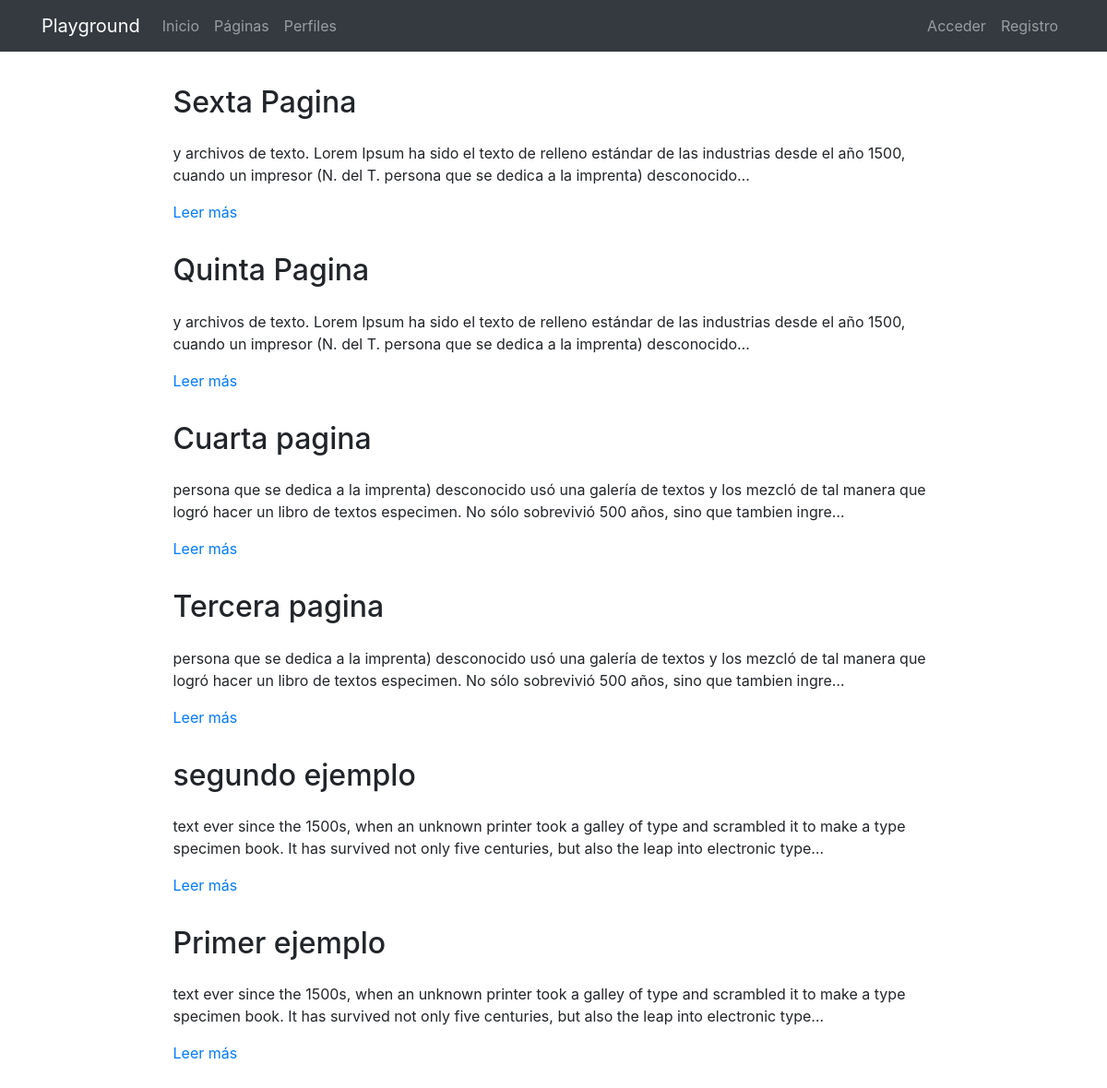
The page /pages/ on the database its author committed.
### pages/models.py (models this page shows, shortened)
class Page(models.Model):
    title = models.CharField(verbose_name="Título", max_length=200)
    content = RichTextField(verbose_name="Contenido")
    order = models.SmallIntegerField(verbose_name="Orden", default=0)
    created = models.DateTimeField(auto_now_add=True, verbose_name="Fecha de creación")
    updated = models.DateTimeField(auto_now=True, verbose_name="Fecha de edición")
    class Meta:
        verbose_name = "página"
        verbose_name_plural = "páginas"
        ordering = ['order', 'title']

### pages/views.py (the view)
# urls.py: path('', PageListView.as_view(), name='pages'),
class PageListView(ListView):
    model = Page

### pages/templates/pages/page_list.html (shortened to what this page needs)
{% extends 'core/base.html' %}
{% load static %}
{% block content %}
{% include 'pages/includes/pages_menu.html' %}
<main role="main">
  <div class="container mb-4">
    {% for page in page_list|dictsort:"id" reversed %}
      <div class="row mt-3">
        <div class="col-md-9 mx-auto">
          <h2 class="mb-4">{{page.title}}</h2>
          <div>
            <p>{{page.content|striptags|safe|truncatechars:"200"}}</p>
            <p><a href="{% url 'pages:page' page.id page.title|slugify %}">Leer más</a>
            </p>
          </div>
        </div>
      </div>
    {% endfor %}
  </div>
</main>
{% endblock %}

### core/templates/core/base.html (shortened to what this page needs)
<!DOCTYPE html>
<html lang="es">
  <head>
    {% load static %}
    <link href="{% static 'core/vendor/bootstrap/css/bootstrap.min.css' %}" rel="stylesheet">
    <link href="{% static 'core/vendor/font-awesome/css/font-awesome.min.css' %}" rel="stylesheet" type="text/css">
    <link href="{% static 'core/css/main.css' %}" rel="stylesheet">
  </head>
  <body>
    <body>
      <nav class="navbar navbar-expand-lg navbar-dark bg-dark">
        <div class="container">
          <a class="navbar-brand" href="{% url 'home' %}">Playground</a>
          <div class="collapse navbar-collapse" id="ned">
            <ul class="navbar-nav mr-auto">
              <li class="nav-item">
                <a class="nav-link" href="{% url 'home' %}">Inicio</a>
              </li>
              <li class="nav-item">
                <a class="nav-link" href="{% url 'pages:pages' %}">Páginas</a>
              </li>
              <li class="nav-item">
                <a class="nav-link" href="{% url 'profiles:list' %}">Perfiles</a>
              </li>
            </ul>
            <ul class="navbar-nav">
              {% if not request.user.is_authenticated %}
                <li class="nav-item">
                  <a class="nav-link" href="{% url 'login' %}">Acceder</a>
                </li>
                <li class="nav-item">
                    <a class="nav-link" href="{% url 'signup' %}">Registro</a>
                  </li>
              {% endif %}
            </ul>
          </div>
        </div>
      </nav>
      {% block content %}{% endblock %}
  </body>
</html>

### pages/templates/pages/includes/pages_menu.html (shortened to what this page needs)
{% load static %}
<link href="{% static 'pages/css/custom_ckeditor.css' %}" rel="stylesheet">

### core/static/core/css/main.css (style rules this page uses)
main { padding-top: 20px; }
:root { --jumbotron-padding-y: 3rem; }

### rows shown on the page
Page: title "Sexta Pagina", content "y archivos de texto. Lorem Ipsum ha sido el texto de relleno estándar de las industrias desde el año 1500, cuando un impresor (N. del T. persona que se dedica a la imprenta) desconocido…"
Page: title "Quinta Pagina", content "y archivos de texto. Lorem Ipsum ha sido el texto de relleno estándar de las industrias desde el año 1500, cuando un impresor (N. del T. persona que se dedica a la imprenta) desconocido…"
Page: title "Cuarta pagina", content "persona que se dedica a la imprenta) desconocido usó una galería de textos y los mezcló de tal manera que logró hacer un libro de textos especimen. No sólo sobrevivió 500 años, sino que tambien ingre…"
Page: title "Tercera pagina", content "persona que se dedica a la imprenta) desconocido usó una galería de textos y los mezcló de tal manera que logró hacer un libro de textos especimen. No sólo sobrevivió 500 años, sino que tambien ingre…"
Page: title "segundo ejemplo", content "text ever since the 1500s, when an unknown printer took a galley of type and scrambled it to make a type specimen book. It has survived not only five centuries, but also the leap into electronic type…"
Page: title "Primer ejemplo", content "text ever since the 1500s, when an unknown printer took a galley of type and scrambled it to make a type specimen book. It has survived not only five centuries, but also the leap into electronic type…"
